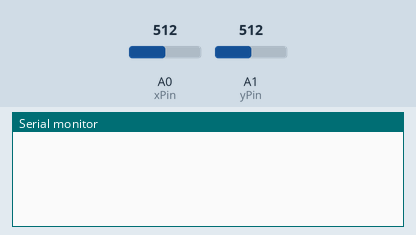
This sketch was run on a simulated Arduino Uno, built with avr-gcc and run on an emulated ATmega328P. Parts: the last lines printed to the serial monitor. The inputs (shaded band) are chosen by the test bench; at power-on: A0 (xPin) = 512, A1 (yPin) = 512.

Above: at 1.2 s.
1.3 s: A0 (xPin) set to 573
2.8 s: A0 (xPin) set to 595
At 3.8 s:
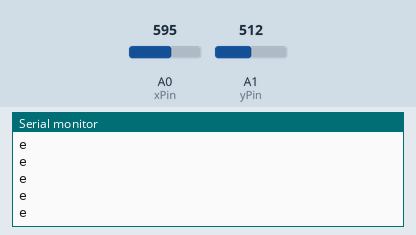
6.6 s: A1 (yPin) set to 673
At 7.1 s:
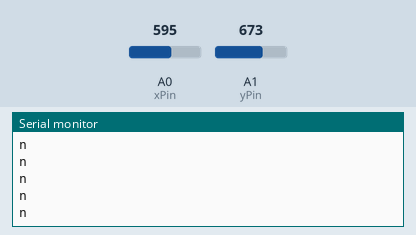
8.1 s: A1 (yPin) set to 643
At 9.2 s:
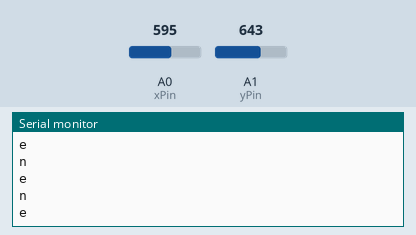

Measured:
- the behaviour switches between 585 and 586 on A0 (xPin) (found by bisection; images 0 and 1)
- the behaviour switches between 659 and 658 on A1 (yPin) (found by bisection; images 2 and 3)
- after the input at 2.8 s, the serial monitor: prints a new line at once (image 1)
- after the input at 6.6 s, the serial monitor: prints a new line at once (image 2)

The sketch:

JoystickTest.pde
```cpp
int xPin = 0;
int yPin = 1;
int x = 0;
int y = 0;

void setup() {
  Serial.begin(9600);
}

int treatValue(int data) {
  return (data * 7 / 512) + 30;
}

void ubication(int x, int y){
  if((x<=38 && x>=35) && y > 37 ) //north
    Serial.println("n");
  if((x<=38 && x>=35) && y <36 ) //south
    Serial.println("s");
  if((y<=38 && y>=35) && x>37   ) //east
    Serial.println("e");
  if((y<=38 && y>=35) && x<36  ) //west
    Serial.println("w");
  if(x>38 && (y>38 ) ) //nort east
    Serial.println("ne");
  if(x<35 && y>38 ) //nort west
    Serial.println("nw");
  if(x>38 && (y<35 ) ) //south east
    Serial.println("se");
  if(x<35 && y<35 ) //south west
    Serial.println("sw");
 /* if(x<=37 && x>=36 && y<=37 && y>=36 )//middle point
    Serial.println("00"); */
}
void loop() {

  x = treatValue( analogRead(xPin));
  y = treatValue(analogRead(yPin));
  ubication(x, y);
  delay(20);
}
```
